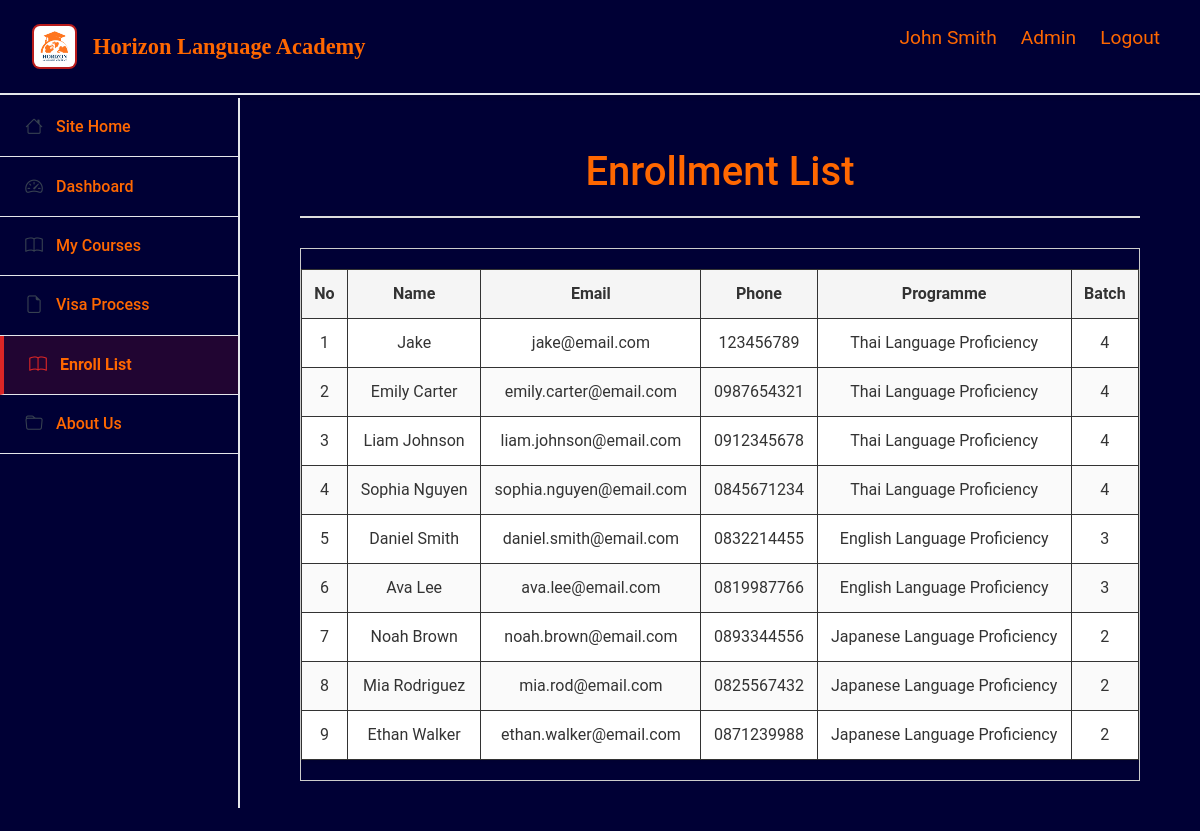
The app's page /enroll_list.php (signed in) with its own data.
### tables this page shows
CREATE TABLE enrollment (
  enrollment_id   INT AUTO_INCREMENT PRIMARY KEY,
  student_name    VARCHAR(100) NOT NULL,
  student_email   VARCHAR(150) NOT NULL,
  student_ph_no   VARCHAR(20) NOT NULL,
  batch_id        VARCHAR(50) NOT NULL,

  FOREIGN KEY (batch_id) REFERENCES batch(batch_id)
    ON UPDATE CASCADE
    ON DELETE RESTRICT
);

CREATE TABLE course (
  course_id   VARCHAR(50) PRIMARY KEY,
  course_name VARCHAR(100) NOT NULL,
  course_fees DECIMAL(10,2)
);

CREATE TABLE batch (
  batch_id    VARCHAR(50) PRIMARY KEY,
  batch_no    VARCHAR(50),
  start_date  DATE,
  end_date    DATE,
  course_id   VARCHAR(50)
);

### enroll_list.php (the view, shortened to what this page needs)
<?php
$pdo = db();
$sql = "
SELECT
    e.enrollment_id,
    e.student_name,
    e.student_email,
    e.student_ph_no,
    c.course_name,
    b.batch_no
FROM enrollment AS e
INNER JOIN batch AS b
    ON e.batch_id = b.batch_id
INNER JOIN course AS c
    ON b.course_id = c.course_id
;
";
$stmt = $pdo->prepare($sql);
$stmt->execute();
$students = $stmt->fetchAll(PDO::FETCH_ASSOC);
?>
<!DOCTYPE html>
<html lang="en">
<head>
    <link href="https://cdn.jsdelivr.net/npm/bootstrap@5.3.7/dist/css/bootstrap.min.css" rel="stylesheet">
    <link rel="stylesheet" href="https://cdn.jsdelivr.net/npm/bootstrap-icons@1.13.1/font/bootstrap-icons.min.css">
    <link rel="stylesheet" href="static/style.css">
</head>
    <body>
        <?php include 'header.php'; ?>
        <div class="row g-0">
            <?php include 'sidebar.php'; ?>
             <div class="col-lg-10 col-md-9 col-8 main-content">
                <div class="about-container">
                    <h1>Enrollment List</h1>
                    <div class="table-wrapper">
                        <table>
                            <thead>
                                <tr>
                                    <th>No</th>
                                    <th>Name</th>
                                    <th>Email</th>
                                    <th>Phone</th>
                                    <th>Programme</th>
                                    <th>Batch</th>
                                </tr>
                            </thead>
                            <tbody>
                                <?php foreach ($students as $student): ?>
                                    <tr>
                                        <td class="id-col"><?php echo $student['enrollment_id'] ?></td>
                                        <td class="name-col"><?php echo $student['student_name'] ?></td>
                                        <td class="email-col"><?php echo $student['student_email'] ?></td>
                                        <td class="phone-col"><?php echo $student['student_ph_no'] ?></td>
                                        <td class="application-col"><?php echo $student['course_name'] ?></td>
                                        <td class="status-col"><?php echo $student['batch_no'] ?></td>
                                    </tr>
                                <?php endforeach; ?>
                            </tbody>
                        </table>
                    </div>
                </div>
            </div>
        </div>
    </body>
</html>

### static/style.css (style rules this page uses)
:root { --primary-red: #dc2626; --dark-gray: #374151; --light-gray: #6B7280; --border-gray: #e5e7eb; --blue-accent: #3b82f6; --navy-blue: #000035; --light-orange: #ff6700; }
body { align-items: center; background-color: var(--navy-blue); color: #333; font-family: -apple-system, Arial, BlinkMacSystemFont, Geneva, 'Helvetica Neue'; font-family: Roboto, sans-serif, 'Segoe UI', Tahoma, Verdana; justify-content: center; margin: 0; padding-top: 90px; }
h1 { text-align: center; color: var(--light-orange); }
table { width: 100%; border-collapse: collapse; background-color: white; box-shadow: 0 2px 4px rgba(0, 0, 0, 0.1); margin: 20px auto; }
th, td { border: 1px solid #333; padding: 12px; text-align: center; }
th { background-color: #e8e8e8; font-weight: bold; }
tr:nth-child(even) { background-color: #f9f9f9; }
.main-content { background-color: var(--navy-blue); margin-left: 240px; margin-top: 1vh; width: calc(100% - 240px); padding: 20px; min-height: calc(100vh - 90px); }

### static/aboutus.css (style rules this page uses)
.about-container { max-width: 900px; margin: 0 auto; padding: 30px; text-align: center; }
.about-container h1 { text-align: center; color: var(--light-orange); font-size: 2.5em; margin-bottom: 30px; padding-bottom: 20px; border-bottom: 2px solid #ddd; }

### static/visa_status.css (style rules this page uses)
.table-wrapper { max-height: 600px; overflow-y: auto; border: 1px solid #ccc; margin-top: 15px; }
.table-wrapper table { border-collapse: collapse; width: 100%; }
.table-wrapper thead th { position: sticky; top: 0; background-color: #f5f5f5; z-index: 10; }
.table-wrapper tbody tr:nth-child(even) { background-color: #fafafa; }

### records on screen
enrollment: enrollment_id "1", student_name "Jake", student_email "jake@email.com", student_ph_no "123456789", course.course_name "Thai Language Proficiency", batch.batch_no "4"
enrollment: enrollment_id "2", student_name "Emily Carter", student_email "emily.carter@email.com", student_ph_no "0987654321", course.course_name "Thai Language Proficiency", batch.batch_no "4"
enrollment: enrollment_id "3", student_name "Liam Johnson", student_email "liam.johnson@email.com", student_ph_no "0912345678", course.course_name "Thai Language Proficiency", batch.batch_no "4"
enrollment: enrollment_id "4", student_name "Sophia Nguyen", student_email "sophia.nguyen@email.com", student_ph_no "0845671234", course.course_name "Thai Language Proficiency", batch.batch_no "4"
enrollment: enrollment_id "5", student_name "Daniel Smith", student_email "daniel.smith@email.com", student_ph_no "0832214455", course.course_name "English Language Proficiency", batch.batch_no "3"
enrollment: enrollment_id "6", student_name "Ava Lee", student_email "ava.lee@email.com", student_ph_no "0819987766", course.course_name "English Language Proficiency", batch.batch_no "3"
enrollment: enrollment_id "7", student_name "Noah Brown", student_email "noah.brown@email.com", student_ph_no "0893344556", course.course_name "Japanese Language Proficiency", batch.batch_no "2"
enrollment: enrollment_id "8", student_name "Mia Rodriguez", student_email "mia.rod@email.com", student_ph_no "0825567432", course.course_name "Japanese Language Proficiency", batch.batch_no "2"
enrollment: enrollment_id "9", student_name "Ethan Walker", student_email "ethan.walker@email.com", student_ph_no "0871239988", course.course_name "Japanese Language Proficiency", batch.batch_no "2"

### other values on screen
$_SESSION['user_name'] "John Smith"
$_SESSION['role'] "Admin"
